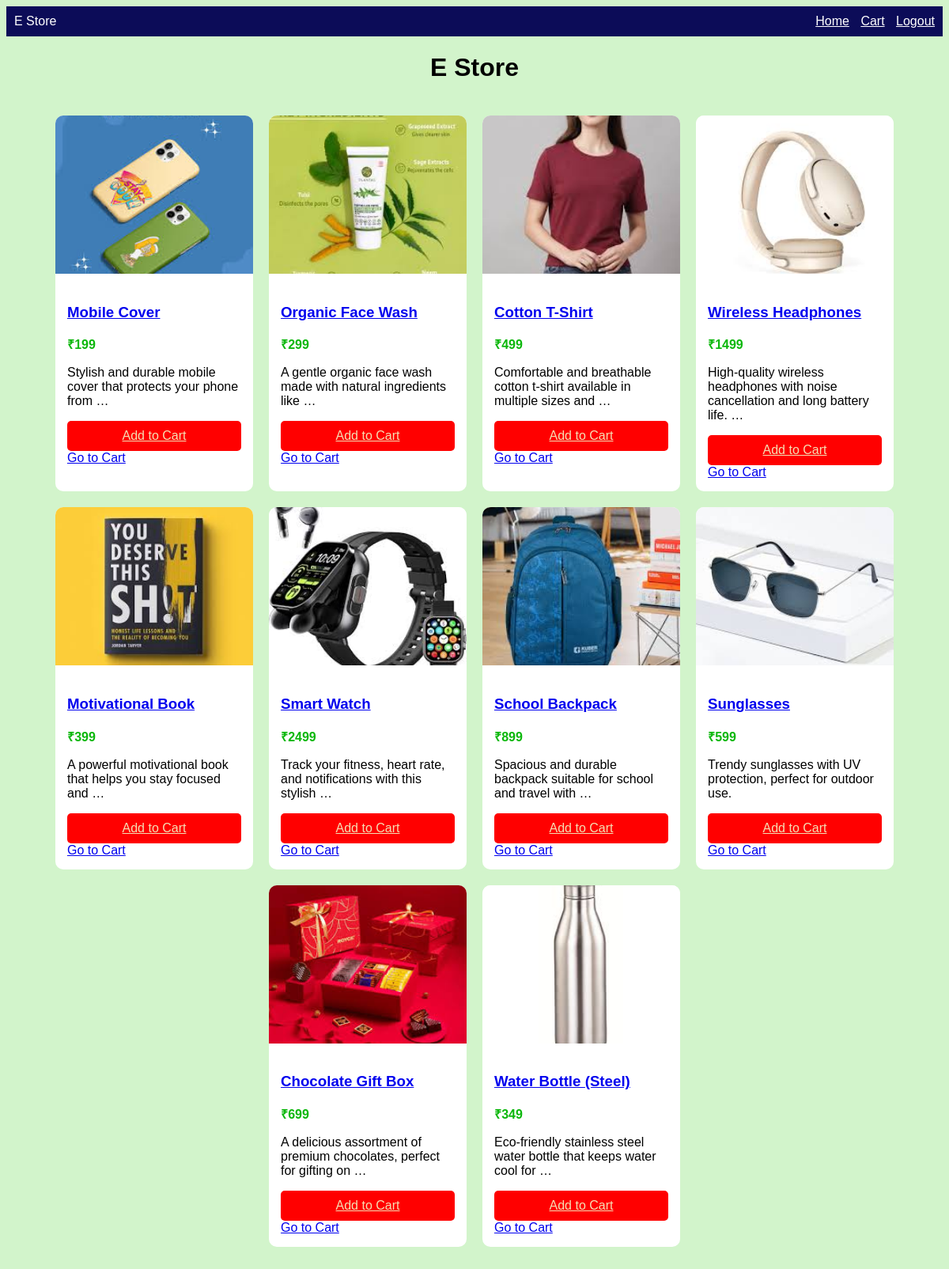
The page / on the database its author committed.
### store/models.py (models this page shows, shortened)
class Product(models.Model):
    name = models.CharField(max_length=200)
    price = models.IntegerField()
    description = models.TextField()
    image = models.ImageField(upload_to='products/')

### store/views.py (the view)
# urls.py: path('', views.home, name='home'),
def home(request):
    products = Product.objects.all()
    return render(request, 'home.html', {'products': products})

### store/templates/home.html (shortened to what this page needs)
<!DOCTYPE html>
<html>
<head>
</head>
<body>
<div style="background:rgb(12, 12, 88); padding:10px; color:white; display:flex; justify-content:space-between;">
    <div>
        E Store
    </div>
    <div>
        <a href="/" style="color:white; margin-right:10px;">Home</a>
        <a href="/cart/" style="color:white; margin-right:10px;">Cart</a>
        <a href="/login/" style="color: white;">Logout</a>
    </div>
</div>
<h1 style="text-align:center;"> E Store</h1>
<div class="container">
{% for product in products %}
    <div class="card">
        <img src="{{ product.image.url }}">
        <div class="card-body">
            <h3>
                    <a href="/product/{{ product.id }}/">
                                {{ product.name }}
                    </a>
            </h3>
            <p class="price">₹{{ product.price }}</p>
            <p>{{ product.description|truncatewords:10 }}</p>
            <a href="{% url 'add_to_cart' product.id %}"class="btn">Add to Cart</a>
            <a href="/cart/">Go to Cart</a>
        </div>
    </div>
{% endfor %}
</div>
</body>
</html>

### store/templates/home.html (style rules this page uses)
body { font-family: Arial; background-color: rgb(210, 244, 203); }
.container { display: flex; flex-wrap: wrap; gap: 20px; padding: 20px; justify-content: center; }
.card { background: white; width: 250px; border-radius: 10px; overflow: hidden; }
.card img { width: 100%; height: 200px; object-fit: cover; }
.card-body { padding: 15px; }
.price { color: rgb(11, 183, 11); font-weight: bold; }
.btn { display: block; text-align: center; background: red; color: wheat; padding: 10px; border-radius: 5px; margin-top: 10px; }

### rows shown on the page
Product: image (picture), name "Mobile Cover", price "199", description "Stylish and durable mobile cover that protects your phone from …"
Product: image (picture), name "Organic Face Wash", price "299", description "A gentle organic face wash made with natural ingredients like …"
Product: image (picture), name "Cotton T-Shirt", price "499", description "Comfortable and breathable cotton t-shirt available in multiple sizes and …"
Product: image (picture), name "Wireless Headphones", price "1499", description "High-quality wireless headphones with noise cancellation and long battery life. …"
Product: image (picture), name "Motivational Book", price "399", description "A powerful motivational book that helps you stay focused and …"
Product: image (picture), name "Smart Watch", price "2499", description "Track your fitness, heart rate, and notifications with this stylish …"
Product: image (picture), name "School Backpack", price "899", description "Spacious and durable backpack suitable for school and travel with …"
Product: image (picture), name "Sunglasses", price "599", description "Trendy sunglasses with UV protection, perfect for outdoor use."
Product: image (picture), name "Chocolate Gift Box", price "699", description "A delicious assortment of premium chocolates, perfect for gifting on …"
Product: image (picture), name "Water Bottle (Steel)", price "349", description "Eco-friendly stainless steel water bottle that keeps water cool for …"
